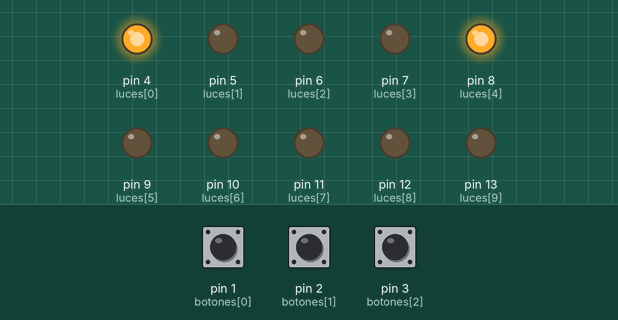
Simulated run of this sketch. Board: Arduino Uno, built with avr-gcc and run on an emulated ATmega328P. Shown: output pins drawn as LEDs (lit = HIGH). Dashed ring = blinking. The test bench sets the inputs (shaded band); at power-on: pin 1 (botones[0]) LOW, pin 2 (botones[1]) LOW, pin 3 (botones[2]) LOW.

Above: at 1.4 s.
1.5 s: pin 1 (botones[0]) pulled HIGH for 3.2 s
6.2 s: pin 2 (botones[1]) pulled HIGH for 0.35 s
At 7.85 s:
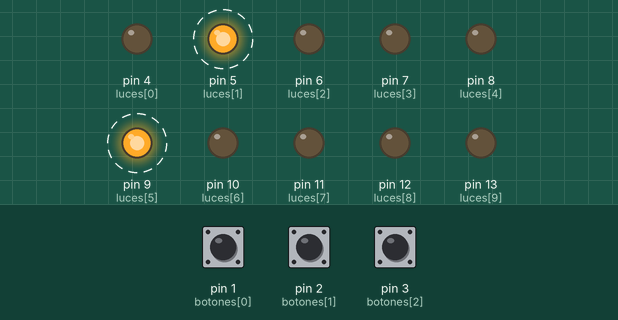
9.2 s: pin 3 (botones[2]) pulled HIGH for 0.35 s
At 10.25 s:
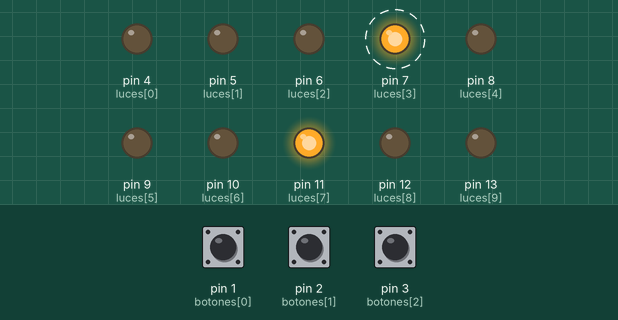
12.2 s: pin 3 (botones[2]) pulled HIGH for 1 s
At 12.35 s:
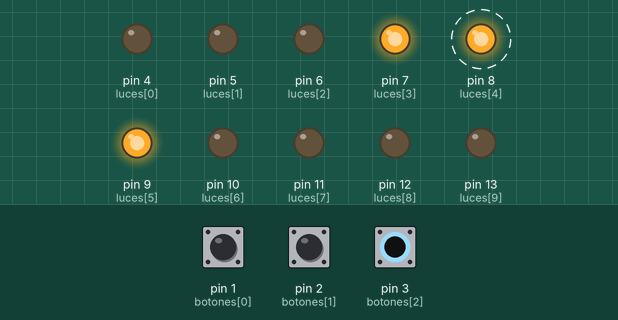
15.2 s: pin 3 (botones[2]) pulled HIGH for 3.2 s
At 15.95 s:
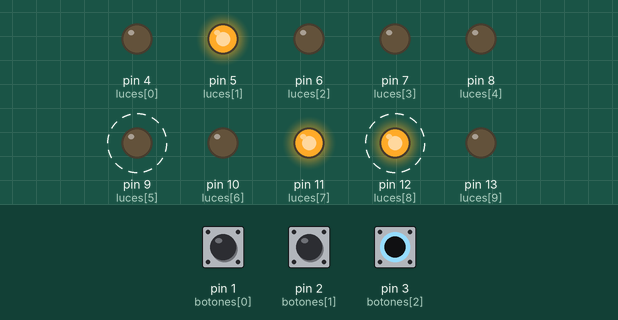
19.9 s: pin 2 (botones[1]) pulled HIGH for 3.2 s
At 21.0 s:
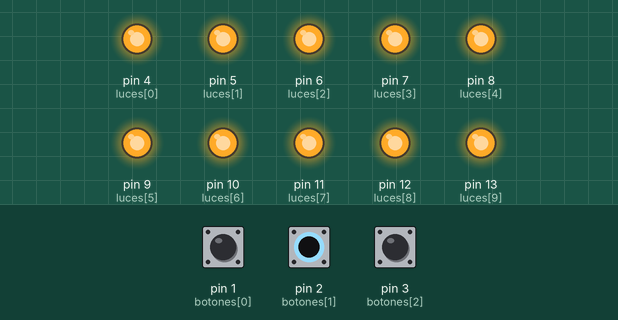
Timing chart, 0 to 25.6 s (numbered marks = the images above; inputs shaded):
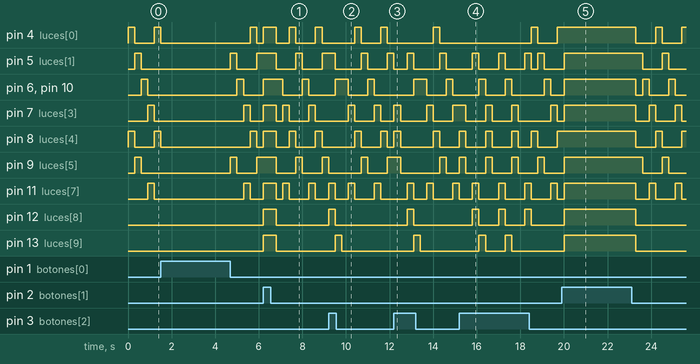

The sketch:

luces_ciclista.ino
```cpp
int luces[] = {4,5,6,7,8,9,10,11,12,13};
int botones[] = {1,2,3};
boolean estado_boton_izquierdo = LOW;
boolean estado_boton_alto = LOW;
boolean estado_boton_derecho = LOW;
int cuenta_ociosa =0;
int cuenta_derecha =0;
void setup() {

  for(int i=0; i<10; i++){
    pinMode(luces[i],OUTPUT);
  }
  for(int i=0; i<3; i++){
    pinMode(botones[i],INPUT);
  }
}

void loop() {

  for(int i=0; i<10;i++){
    digitalWrite(luces[i],LOW);
  }
  estado_boton_izquierdo = digitalRead(botones[0]);
  estado_boton_alto = digitalRead(botones[1]);
  estado_boton_derecho = digitalRead(botones[2]);

  if(estado_boton_izquierdo == HIGH){
    izquierda();
  }else if(estado_boton_alto == HIGH){
    alto();
  }else if(estado_boton_derecho == HIGH){
    derecha();
  }else{
    ociosa();
  }
}

void izquierda(){}
void alto(){
  for(int i=0; i<10;i++){
    digitalWrite(luces[i],HIGH);
  }
  delay(300);
}
void derecha(){
  switch(cuenta_derecha){
    case 0:
      digitalWrite(luces[1],HIGH);
      digitalWrite(luces[8],HIGH);
      digitalWrite(luces[7],HIGH);
      break;
    case 1:
      digitalWrite(luces[2],HIGH);
      digitalWrite(luces[9],HIGH);
      digitalWrite(luces[6],HIGH);
      break;
    case 2:
      digitalWrite(luces[3],HIGH);
      digitalWrite(luces[4],HIGH);
      digitalWrite(luces[5],HIGH);
      break;
    default:
      break;
  }
  delay(300);
  cuenta_derecha++;
  if(cuenta_derecha >3){
    cuenta_derecha =0;
  }
}
void ociosa(){
  digitalWrite(luces[cuenta_ociosa],HIGH);
  digitalWrite(luces[cuenta_ociosa+4],HIGH);
  delay(300);
  cuenta_ociosa++;
  if(cuenta_ociosa >3){
    cuenta_ociosa =0;
  }
}
```

Measured:
- after the input at 6.2 s, pin 12 (luces[8]), pin 13 (luces[9]): LOW → HIGH at once, → LOW 0.60 s later
- after the input at 9.2 s, pin 12 (luces[8]): LOW → HIGH at once, → LOW 0.30 s later; pin 13 (luces[9]): LOW → HIGH after 0.30 s, → LOW 0.30 s later
- after the input at 12.2 s, pin 8 (luces[4]): alternates HIGH for 0.30 s and LOW for 1.5 s, starting at once; pin 12 (luces[8]): LOW → HIGH after 0.60 s, → LOW 0.30 s later; pin 13 (luces[9]): LOW → HIGH after 0.90 s, → LOW 0.30 s later
- after the input at 15.2 s, pin 12 (luces[8]): alternates HIGH for 0.30 s and LOW for 0.90 s, starting after 0.60 s; pin 13 (luces[9]): alternates HIGH for 0.30 s and LOW for 0.90 s, 4 changes in all, then stays LOW, starting after 0.90 s
- after the input at 19.9 s, pin 12 (luces[8]), pin 13 (luces[9]): LOW → HIGH after 0.10 s, → LOW 3.3 s later
